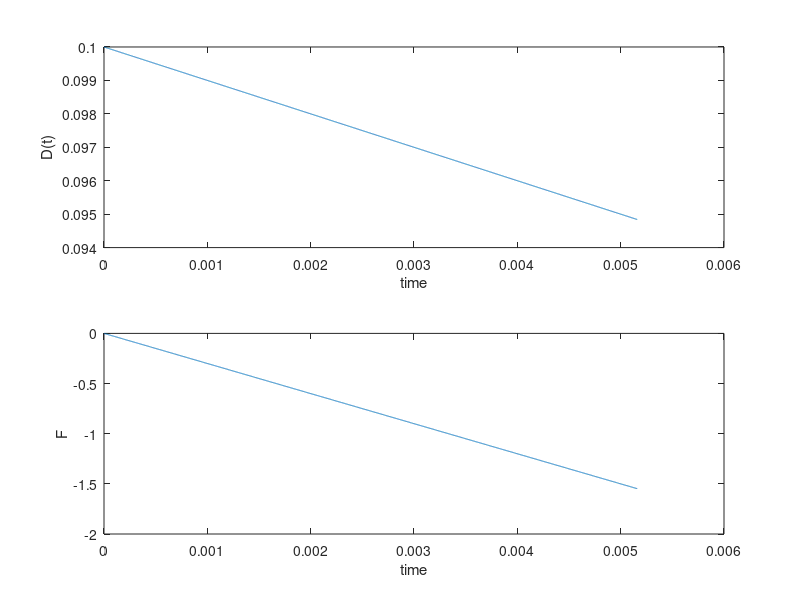

Source code (MATLAB): (Note: this script raises an error after producing the figure.)
% We try to numerically solve the differential equation.
clear all
close all
clc
%%
global ncall  G d0 Fmat_ tMat_ lMat_ rho
% Independent variable for ODE integration
ncall=0;
% Initial condition
n=512;
rho =1000;
G = 3e6;
w = 10e-3;
t = 1e-3;
I = w*t^3/12;
A = w*t;
Fmat_=[];
tMat_ =[];
lMat_ =[];
% ell = d0;
y0 =zeros(2*n,1);

y0(n*3/2) = 1e-5*(rand(1)-0.5);
d0 = 100e-3;

%% Set F
figure(2)
% ODE integration
tmat = linspace(0,5.16e-3,10000);

v=1;
Dmat = 0.1*ones(size(tmat))-v*tmat;
subplot(2,1,1)
plot(tmat,Dmat)
ylabel('D(t)'); xlabel('time')
% clf
subplot(2,1,2)
gamma = (Dmat(end)-Dmat(1))/Dmat(1);
Fmat = linspace(0,gamma*G*A,length(tmat)) ;

plot(tmat,Fmat)
ylabel('F'); xlabel('time')



%%
tic
reltol=1.0e-9; abstol=1.0e-9;
options=odeset('RelTol',reltol,'AbsTol',abstol);
% [t,y]=ode45(@(t,y) odeEulerBernoulli2(t,y,B_by_K,FbyKtMat,tMat,ell), tspan,y0,options);
noise = 1e-7;
[t,y]=ode23s(@(t,y) odeEulerBernoulli4(t,y,Fmat,Dmat,tmat,G,I,A,v), [tmat(1) tmat(end)],y0);

toc

%%
close all
figure(1)
plot(tMat_,Fmat_,'.')
title('Force')
%%
figure(2)
plot(tMat_,lMat_,'.')
title('Length of strip l')
%%
figure(3)
waterfall(y(1:10:end,n+1:2*n))
view(10,100)
%%
%   
% figure(3)
% waterfall(y(1:1:833,n+1:2*n))
% view(10,100)
% %% 
% close all
% Y = fft(y(end,n+1:2*n));
% Fs = 1000;            % Sampling frequency                    
% T = 1/Fs;             % Sampling period       
% L = 512;             % Length of signal
% t = (0:L-1)*T;        %
% P2 = abs(Y/L);
% P1 = P2(1:L/2+1);
% P1(2:end-1) = 2*P1(2:end-1);
% f = Fs*(0:(L/2))/L;
% plot(f,P1) 
% title('Single-Sided Amplitude Spectrum of X(t)')
% xlabel('f (Hz)')
% ylabel('|P1(f)|')
